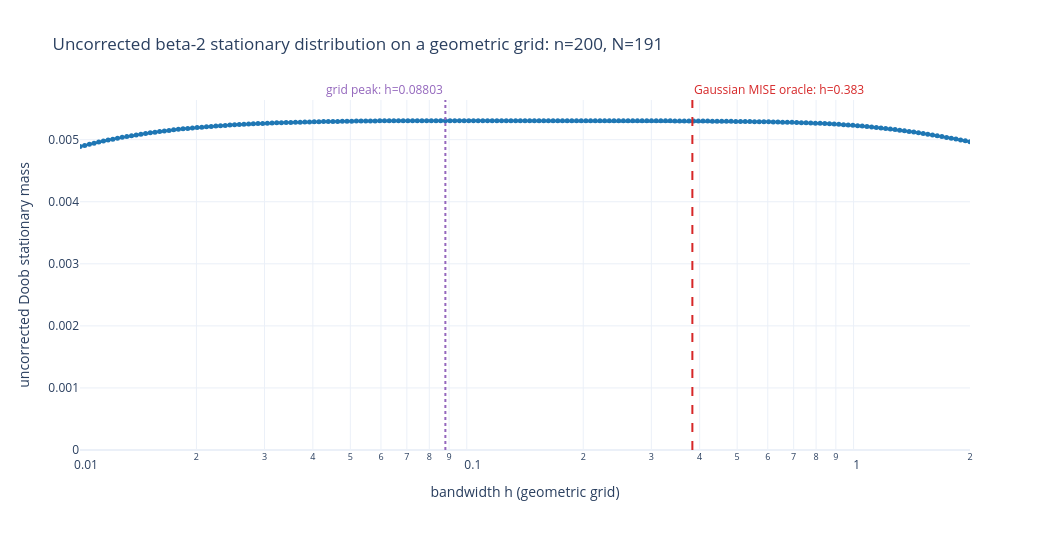

The notebook cell saved with this chart:
### Markdown cell above
## 1. Example uncorrected stationary distribution on a geometric grid

Choose the sample size, number of bandwidth candidates, bandwidth interval, and similarity scale below. The bandwidth candidates are uniformly spaced in $\log h$, so adjacent candidates differ by a constant multiplicative factor. The figure shows the uncorrected Doob stationary mass, with a purple dotted line marking its peak and a red dashed line marking the Gaussian MISE-oracle bandwidth.

### Code cell
stationary_example_seed = seed + 5
stationary_example_n = 200
stationary_example_N = 191
stationary_example_h_min = 0.01
stationary_example_h_max = 2.0
stationary_example_tau = 1.0
stationary_example_half_width = 12.0
stationary_example_spatial_points = 8192

if stationary_example_n < 1:
    raise ValueError("stationary_example_n must be positive.")
if stationary_example_N < 2:
    raise ValueError("stationary_example_N must be at least two.")
if not 0.0 < stationary_example_h_min < stationary_example_h_max:
    raise ValueError("Require 0 < h_min < h_max.")
if stationary_example_tau <= 0.0:
    raise ValueError("stationary_example_tau must be positive.")
if stationary_example_half_width <= 0.0:
    raise ValueError("stationary_example_half_width must be positive.")
if (
    stationary_example_spatial_points < 2
    or stationary_example_spatial_points % 2
):
    raise ValueError(
        "stationary_example_spatial_points must be a positive even integer."
    )

stationary_example_grid = np.geomspace(
    stationary_example_h_min,
    stationary_example_h_max,
    stationary_example_N,
)
stationary_example_rng = np.random.default_rng(stationary_example_seed)
stationary_example_samples = stationary_example_rng.normal(
    size=stationary_example_n
)
stationary_example_similarity = beta2_similarity_matrix_fft(
    samples=stationary_example_samples,
    h_grid=stationary_example_grid,
    tau=stationary_example_tau,
    half_width=stationary_example_half_width,
    spatial_points=stationary_example_spatial_points,
)
stationary_example_uncorrected_mass = doob_stationary_mass(
    stationary_example_similarity
)
stationary_example_peak_index = int(
    np.argmax(stationary_example_uncorrected_mass)
)
stationary_example_peak_h = float(
    stationary_example_grid[stationary_example_peak_index]
)
stationary_example_oracle_h = gaussian_mise_oracle_bandwidth(
    stationary_example_n
)
stationary_example_log_h_min = np.log10(stationary_example_h_min)
stationary_example_log_h_max = np.log10(stationary_example_h_max)
stationary_example_log_h_span = (
    stationary_example_log_h_max - stationary_example_log_h_min
)
stationary_example_peak_paper_x = (
    np.log10(stationary_example_peak_h)
    - stationary_example_log_h_min
) / stationary_example_log_h_span
stationary_example_oracle_paper_x = (
    np.log10(stationary_example_oracle_h)
    - stationary_example_log_h_min
) / stationary_example_log_h_span

stationary_example_uncorrected_figure = go.Figure(
    go.Scatter(
        x=stationary_example_grid,
        y=stationary_example_uncorrected_mass,
        mode="lines+markers",
        line=dict(color="#1f77b4", width=2.5),
        marker=dict(size=5),
        name="geometric grid",
        hovertemplate=(
            "geometric grid"
            "<br>h=%{x:.6g}"
            "<br>stationary mass=%{y:.6g}<extra></extra>"
        ),
    )
)
stationary_example_uncorrected_figure.add_vline(
    x=stationary_example_peak_h,
    line=dict(color="#9467bd", width=2, dash="dot"),
)
stationary_example_uncorrected_figure.add_vline(
    x=stationary_example_oracle_h,
    line=dict(color="#d62728", width=2, dash="dash"),
)
stationary_example_uncorrected_figure.add_annotation(
    x=stationary_example_peak_paper_x,
    y=1.0,
    xref="paper",
    yref="paper",
    text=f"grid peak: h={stationary_example_peak_h:.4g}",
    showarrow=False,
    xanchor="right",
    yanchor="bottom",
    font=dict(color="#9467bd"),
)
stationary_example_uncorrected_figure.add_annotation(
    x=stationary_example_oracle_paper_x,
    y=1.0,
    xref="paper",
    yref="paper",
    text=f"Gaussian MISE oracle: h={stationary_example_oracle_h:.4g}",
    showarrow=False,
    xanchor="left",
    yanchor="bottom",
    font=dict(color="#d62728"),
)
stationary_example_uncorrected_figure.update_xaxes(
    title_text="bandwidth h (geometric grid)",
    type="log",
    range=[
        stationary_example_log_h_min,
        stationary_example_log_h_max,
    ],
)
stationary_example_uncorrected_figure.update_yaxes(
    title_text="uncorrected Doob stationary mass",
    rangemode="tozero",
)
stationary_example_uncorrected_figure.update_layout(
    title=(
        "Uncorrected beta-2 stationary distribution on a geometric grid: "
        f"n={stationary_example_n}, N={stationary_example_N}"
    ),
    width=1050,
    height=550,
    template="plotly_white",
    showlegend=False,
    margin=dict(t=100, b=100),
)
stationary_example_uncorrected_figure.show()

### Figure 1 — Plotly figure (JSON) as saved in the notebook; plotly's stock layout.template omitted (floating-point values rounded to 4 significant figures; data arrays with more than 128 entries replaced by an {"elided": "..."} marker saying what was removed)
{"data": [{"hovertemplate": "geometric grid<br>h=%{x:.6g}<br>stationary mass=%{y:.6g}<extra></extra>", "line": {"color": "#1f77b4", "width": 2.5}, "marker": {"size": 5}, "mode": "lines+markers", "name": "geometric grid", "type": "scatter", "x": {"elided": "191 float values"}, "y": {"elided": "191 float values"}}], "layout": {"annotations": [{"font": {"color": "#9467bd"}, "showarrow": false, "text": "grid peak: h=0.08803", "x": 0.4105, "xanchor": "right", "xref": "paper", "y": 1, "yanchor": "bottom", "yref": "paper"}, {"font": {"color": "#d62728"}, "showarrow": false, "text": "Gaussian MISE oracle: h=0.383", "x": 0.6881, "xanchor": "left", "xref": "paper", "y": 1, "yanchor": "bottom", "yref": "paper"}], "height": 550, "margin": {"b": 100, "t": 100}, "shapes": [{"line": {"color": "#9467bd", "dash": "dot", "width": 2}, "type": "line", "x0": 0.08803, "x1": 0.08803, "xref": "x", "y0": 0, "y1": 1, "yref": "y domain"}, {"line": {"color": "#d62728", "dash": "dash", "width": 2}, "type": "line", "x0": 0.383, "x1": 0.383, "xref": "x", "y0": 0, "y1": 1, "yref": "y domain"}], "showlegend": false, "title": {"text": "Uncorrected beta-2 stationary distribution on a geometric grid: n=200, N=191"}, "width": 1050, "xaxis": {"range": [-2, 0.301], "title": {"text": "bandwidth h (geometric grid)"}, "type": "log"}, "yaxis": {"rangemode": "tozero", "title": {"text": "uncorrected Doob stationary mass"}}}}
